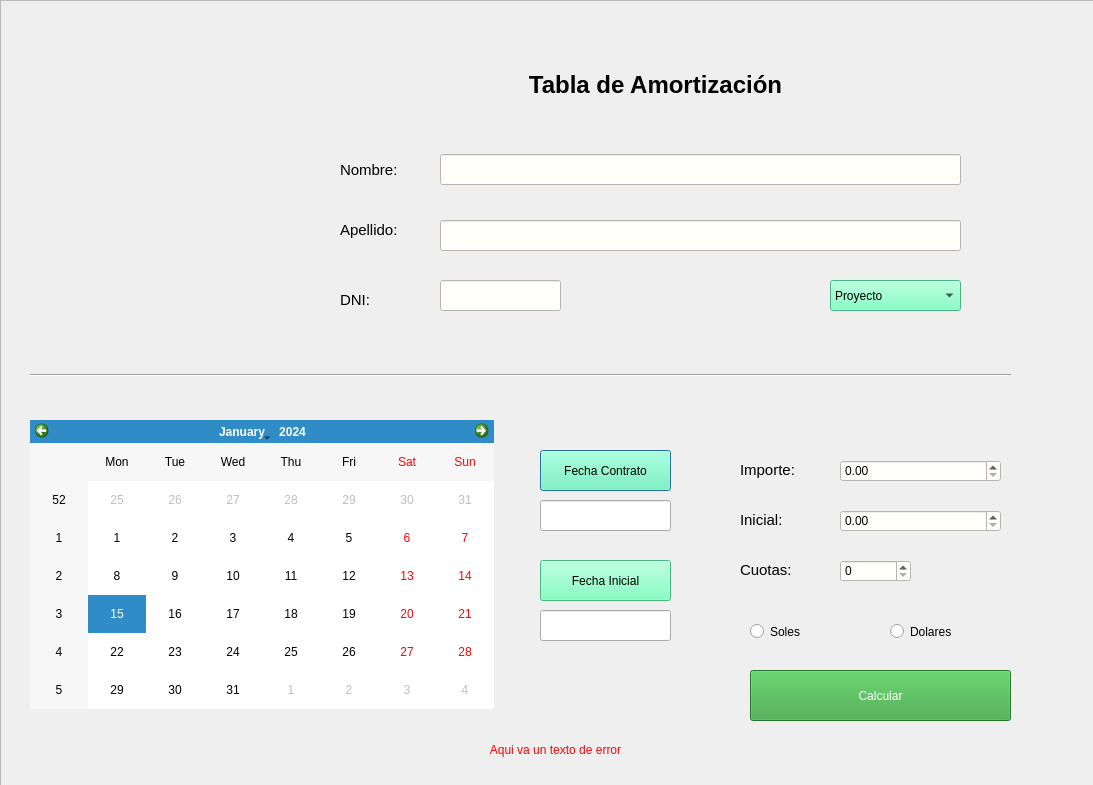
<?xml version="1.0" encoding="UTF-8"?>
<ui version="4.0">
 <class>Huertas</class>
 <widget class="QDialog" name="Huertas">
  <property name="geometry">
   <rect>
    <x>0</x>
    <y>0</y>
    <width>1093</width>
    <height>785</height>
   </rect>
  </property>
  <property name="windowTitle">
   <string>Dialog</string>
  </property>
  <widget class="QFrame" name="frame">
   <property name="geometry">
    <rect>
     <x>0</x>
     <y>0</y>
     <width>1111</width>
     <height>791</height>
    </rect>
   </property>
   <property name="styleSheet">
    <string notr="true"/>
   </property>
   <property name="frameShape">
    <enum>QFrame::StyledPanel</enum>
   </property>
   <property name="frameShadow">
    <enum>QFrame::Raised</enum>
   </property>
   <widget class="QLabel" name="label">
    <property name="geometry">
     <rect>
      <x>310</x>
      <y>40</y>
      <width>691</width>
      <height>91</height>
     </rect>
    </property>
    <property name="text">
     <string>&lt;html&gt;&lt;head/&gt;&lt;body&gt;&lt;p align=&quot;center&quot;&gt;&lt;span style=&quot; font-size:18pt; font-weight:600;&quot;&gt;Tabla de Amortización&lt;/span&gt;&lt;/p&gt;&lt;/body&gt;&lt;/html&gt;</string>
    </property>
   </widget>
   <widget class="QLabel" name="label_2">
    <property name="enabled">
     <bool>true</bool>
    </property>
    <property name="geometry">
     <rect>
      <x>50</x>
      <y>70</y>
      <width>201</width>
      <height>231</height>
     </rect>
    </property>
    <property name="frameShadow">
     <enum>QFrame::Plain</enum>
    </property>
    <property name="text">
     <string/>
    </property>
    <property name="pixmap">
     <pixmap>respaldo/imagenHuertas.ico</pixmap>
    </property>
   </widget>
   <widget class="QLabel" name="label_5">
    <property name="geometry">
     <rect>
      <x>340</x>
      <y>150</y>
      <width>91</width>
      <height>41</height>
     </rect>
    </property>
    <property name="font">
     <font>
      <pointsize>14</pointsize>
     </font>
    </property>
    <property name="text">
     <string>&lt;html&gt;&lt;head/&gt;&lt;body&gt;&lt;p&gt;&lt;span style=&quot; font-size:11pt;&quot;&gt;Nombre:&lt;/span&gt;&lt;/p&gt;&lt;/body&gt;&lt;/html&gt;</string>
    </property>
   </widget>
   <widget class="QLabel" name="label_6">
    <property name="geometry">
     <rect>
      <x>340</x>
      <y>210</y>
      <width>91</width>
      <height>41</height>
     </rect>
    </property>
    <property name="text">
     <string>&lt;html&gt;&lt;head/&gt;&lt;body&gt;&lt;p&gt;&lt;span style=&quot; font-size:11pt;&quot;&gt;Apellido:&lt;/span&gt;&lt;/p&gt;&lt;/body&gt;&lt;/html&gt;</string>
    </property>
   </widget>
   <widget class="QLabel" name="label_7">
    <property name="geometry">
     <rect>
      <x>340</x>
      <y>280</y>
      <width>91</width>
      <height>41</height>
     </rect>
    </property>
    <property name="text">
     <string>&lt;html&gt;&lt;head/&gt;&lt;body&gt;&lt;p&gt;&lt;span style=&quot; font-size:11pt;&quot;&gt;DNI:&lt;/span&gt;&lt;/p&gt;&lt;/body&gt;&lt;/html&gt;</string>
    </property>
   </widget>
   <widget class="QLineEdit" name="name">
    <property name="geometry">
     <rect>
      <x>440</x>
      <y>154</y>
      <width>521</width>
      <height>31</height>
     </rect>
    </property>
    <property name="font">
     <font>
      <pointsize>12</pointsize>
     </font>
    </property>
    <property name="styleSheet">
     <string notr="true">border-color: rgb(18, 154, 168);
background-color: rgb(255, 254, 248);</string>
    </property>
    <property name="text">
     <string/>
    </property>
    <property name="clearButtonEnabled">
     <bool>true</bool>
    </property>
   </widget>
   <widget class="QLineEdit" name="lastname">
    <property name="geometry">
     <rect>
      <x>440</x>
      <y>220</y>
      <width>521</width>
      <height>31</height>
     </rect>
    </property>
    <property name="font">
     <font>
      <pointsize>12</pointsize>
     </font>
    </property>
    <property name="styleSheet">
     <string notr="true">border-color: rgb(18, 154, 168);
background-color: rgb(255, 254, 248);</string>
    </property>
    <property name="text">
     <string/>
    </property>
    <property name="clearButtonEnabled">
     <bool>true</bool>
    </property>
   </widget>
   <widget class="QLineEdit" name="dni">
    <property name="geometry">
     <rect>
      <x>440</x>
      <y>280</y>
      <width>121</width>
      <height>31</height>
     </rect>
    </property>
    <property name="font">
     <font>
      <pointsize>12</pointsize>
     </font>
    </property>
    <property name="styleSheet">
     <string notr="true">border-color: rgb(18, 154, 168);
background-color: rgb(255, 254, 248);</string>
    </property>
    <property name="text">
     <string/>
    </property>
    <property name="clearButtonEnabled">
     <bool>true</bool>
    </property>
   </widget>
   <widget class="QCalendarWidget" name="calendarWidget">
    <property name="geometry">
     <rect>
      <x>30</x>
      <y>420</y>
      <width>464</width>
      <height>289</height>
     </rect>
    </property>
    <property name="styleSheet">
     <string notr="true">
</string>
    </property>
   </widget>
   <widget class="QLineEdit" name="lineEdit">
    <property name="geometry">
     <rect>
      <x>540</x>
      <y>500</y>
      <width>131</width>
      <height>31</height>
     </rect>
    </property>
    <property name="text">
     <string/>
    </property>
    <property name="readOnly">
     <bool>true</bool>
    </property>
    <property name="clearButtonEnabled">
     <bool>false</bool>
    </property>
   </widget>
   <widget class="QLineEdit" name="lineEdit_2">
    <property name="geometry">
     <rect>
      <x>540</x>
      <y>610</y>
      <width>131</width>
      <height>31</height>
     </rect>
    </property>
    <property name="readOnly">
     <bool>true</bool>
    </property>
    <property name="clearButtonEnabled">
     <bool>false</bool>
    </property>
   </widget>
   <widget class="QPushButton" name="btnContrato">
    <property name="geometry">
     <rect>
      <x>540</x>
      <y>450</y>
      <width>131</width>
      <height>41</height>
     </rect>
    </property>
    <property name="styleSheet">
     <string notr="true">background-color: rgb(101, 255, 183);

font: 75 12pt &quot;MS Shell Dlg 2&quot;;</string>
    </property>
    <property name="text">
     <string>Fecha Contrato</string>
    </property>
   </widget>
   <widget class="QPushButton" name="btnInicial">
    <property name="geometry">
     <rect>
      <x>540</x>
      <y>560</y>
      <width>131</width>
      <height>41</height>
     </rect>
    </property>
    <property name="styleSheet">
     <string notr="true">background-color: rgb(101, 255, 183);

font: 75 12pt &quot;MS Shell Dlg 2&quot;;</string>
    </property>
    <property name="text">
     <string>Fecha Inicial</string>
    </property>
   </widget>
   <widget class="QLabel" name="label_8">
    <property name="geometry">
     <rect>
      <x>740</x>
      <y>450</y>
      <width>91</width>
      <height>41</height>
     </rect>
    </property>
    <property name="font">
     <font>
      <pointsize>14</pointsize>
     </font>
    </property>
    <property name="text">
     <string>&lt;html&gt;&lt;head/&gt;&lt;body&gt;&lt;p&gt;&lt;span style=&quot; font-size:11pt;&quot;&gt;Importe:&lt;/span&gt;&lt;/p&gt;&lt;/body&gt;&lt;/html&gt;</string>
    </property>
   </widget>
   <widget class="QLabel" name="label_9">
    <property name="geometry">
     <rect>
      <x>740</x>
      <y>500</y>
      <width>91</width>
      <height>41</height>
     </rect>
    </property>
    <property name="font">
     <font>
      <pointsize>14</pointsize>
     </font>
    </property>
    <property name="text">
     <string>&lt;html&gt;&lt;head/&gt;&lt;body&gt;&lt;p&gt;&lt;span style=&quot; font-size:11pt;&quot;&gt;Inicial:&lt;/span&gt;&lt;/p&gt;&lt;/body&gt;&lt;/html&gt;</string>
    </property>
   </widget>
   <widget class="QRadioButton" name="radioButton">
    <property name="geometry">
     <rect>
      <x>750</x>
      <y>620</y>
      <width>119</width>
      <height>23</height>
     </rect>
    </property>
    <property name="styleSheet">
     <string notr="true">font: 10pt &quot;MS Shell Dlg 2&quot;;</string>
    </property>
    <property name="text">
     <string>Soles</string>
    </property>
   </widget>
   <widget class="QRadioButton" name="radioButton_2">
    <property name="geometry">
     <rect>
      <x>890</x>
      <y>620</y>
      <width>119</width>
      <height>23</height>
     </rect>
    </property>
    <property name="styleSheet">
     <string notr="true">font: 10pt &quot;MS Shell Dlg 2&quot;;
</string>
    </property>
    <property name="text">
     <string>Dolares</string>
    </property>
   </widget>
   <widget class="QComboBox" name="comboBox">
    <property name="geometry">
     <rect>
      <x>830</x>
      <y>280</y>
      <width>131</width>
      <height>31</height>
     </rect>
    </property>
    <property name="styleSheet">
     <string notr="true">font: 12pt &quot;MS Shell Dlg 2&quot;;
background-color: rgb(101, 255, 183);
</string>
    </property>
    <item>
     <property name="text">
      <string>Proyecto</string>
     </property>
    </item>
    <item>
     <property name="text">
      <string>Olivar</string>
     </property>
    </item>
    <item>
     <property name="text">
      <string>Oasis</string>
     </property>
    </item>
    <item>
     <property name="text">
      <string>Apolo</string>
     </property>
    </item>
   </widget>
   <widget class="QPushButton" name="btnCalcular">
    <property name="geometry">
     <rect>
      <x>750</x>
      <y>670</y>
      <width>261</width>
      <height>51</height>
     </rect>
    </property>
    <property name="whatsThis">
     <string/>
    </property>
    <property name="styleSheet">
     <string notr="true">background-color: rgb(55, 162, 61);
color: rgb(255, 255, 255);
font: 64 18pt &quot;Segoe UI Semibold&quot;;
selection-color: rgb(255, 255, 127);</string>
    </property>
    <property name="text">
     <string>Calcular</string>
    </property>
   </widget>
   <widget class="Line" name="line">
    <property name="geometry">
     <rect>
      <x>30</x>
      <y>355</y>
      <width>981</width>
      <height>41</height>
     </rect>
    </property>
    <property name="orientation">
     <enum>Qt::Horizontal</enum>
    </property>
   </widget>
   <widget class="QLabel" name="label_10">
    <property name="enabled">
     <bool>false</bool>
    </property>
    <property name="geometry">
     <rect>
      <x>10</x>
      <y>730</y>
      <width>1091</width>
      <height>41</height>
     </rect>
    </property>
    <property name="styleSheet">
     <string notr="true">font: 75 12pt &quot;MS Shell Dlg 2&quot;;
color: rgb(255, 0, 4);</string>
    </property>
    <property name="text">
     <string>&lt;html&gt;&lt;head/&gt;&lt;body&gt;&lt;p align=&quot;center&quot;&gt;Aqui va un texto de error&lt;/p&gt;&lt;/body&gt;&lt;/html&gt;</string>
    </property>
   </widget>
   <widget class="QLabel" name="label_11">
    <property name="geometry">
     <rect>
      <x>740</x>
      <y>550</y>
      <width>91</width>
      <height>41</height>
     </rect>
    </property>
    <property name="font">
     <font>
      <pointsize>14</pointsize>
     </font>
    </property>
    <property name="text">
     <string>&lt;html&gt;&lt;head/&gt;&lt;body&gt;&lt;p&gt;&lt;span style=&quot; font-size:11pt;&quot;&gt;Cuotas:&lt;/span&gt;&lt;/p&gt;&lt;/body&gt;&lt;/html&gt;</string>
    </property>
   </widget>
   <widget class="QSpinBox" name="cuota">
    <property name="geometry">
     <rect>
      <x>840</x>
      <y>560</y>
      <width>71</width>
      <height>22</height>
     </rect>
    </property>
    <property name="styleSheet">
     <string notr="true">font: 12pt &quot;MS Shell Dlg 2&quot;;
background-color: rgb(255, 254, 248);</string>
    </property>
    <property name="maximum">
     <number>150</number>
    </property>
   </widget>
   <widget class="QDoubleSpinBox" name="inicial">
    <property name="geometry">
     <rect>
      <x>840</x>
      <y>510</y>
      <width>161</width>
      <height>22</height>
     </rect>
    </property>
    <property name="styleSheet">
     <string notr="true">font: 12pt &quot;MS Shell Dlg 2&quot;;
background-color: rgb(255, 254, 248);</string>
    </property>
    <property name="maximum">
     <double>999999999.990000009536743</double>
    </property>
   </widget>
   <widget class="QDoubleSpinBox" name="importe">
    <property name="geometry">
     <rect>
      <x>840</x>
      <y>460</y>
      <width>161</width>
      <height>22</height>
     </rect>
    </property>
    <property name="styleSheet">
     <string notr="true">font: 12pt &quot;MS Shell Dlg 2&quot;;
background-color: rgb(255, 254, 248);</string>
    </property>
    <property name="maximum">
     <double>999999999.990000009536743</double>
    </property>
   </widget>
  </widget>
 </widget>
 <resources/>
 <connections/>
</ui>
